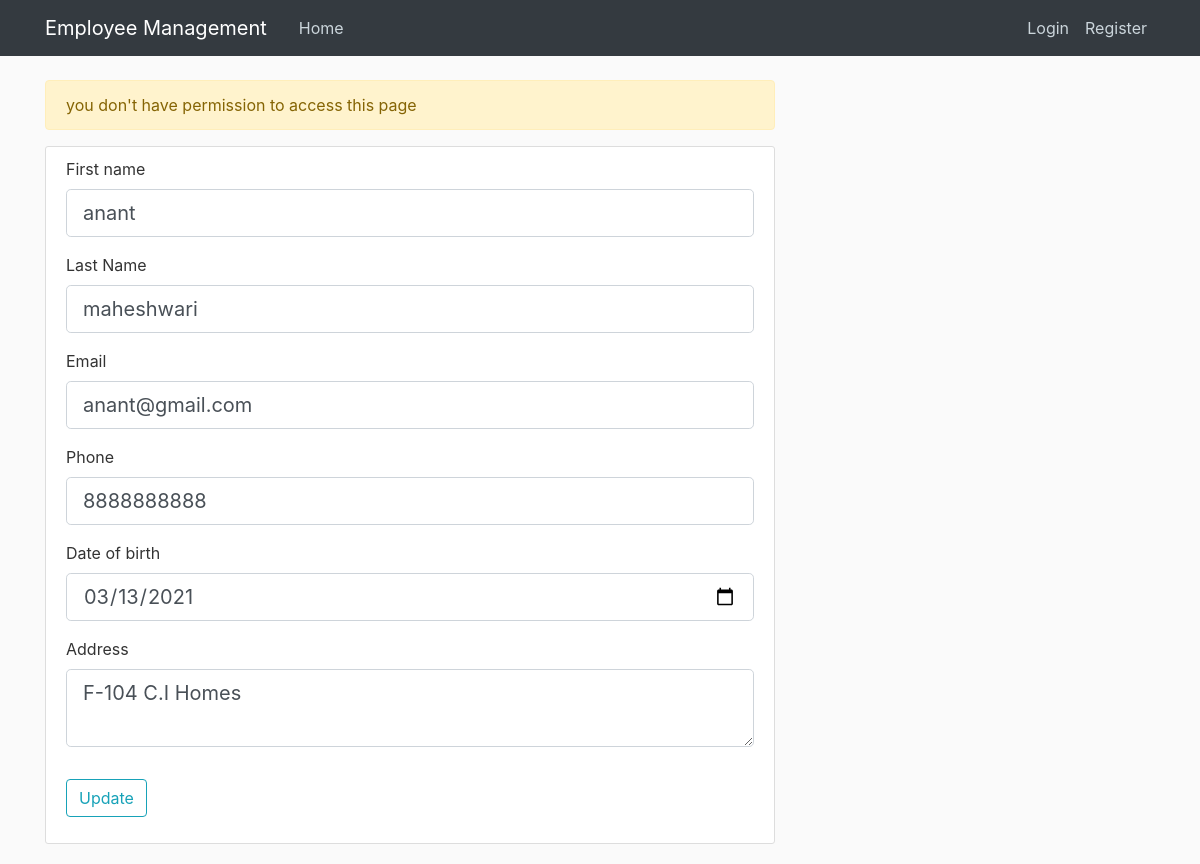
The app's page /employee/15/update (signed in) with its own data.
### employeemanagement/models.py (models this page shows, shortened)
class Employee(db.Model, UserMixin):
    id = db.Column(db.Integer, primary_key=True)
    FirstName = db.Column(db.String(20), nullable=False)
    LastName = db.Column(db.String(20), nullable=False)
    email = db.Column(db.String(120), unique=True, nullable=False)
    phone = db.Column(db.Integer, nullable=False)
    dob = db.Column(db.Date, nullable=False)
    address = db.Column(db.Text, nullable=False)
    isAdmin = db.Column(db.Boolean, nullable=False, default=False)
    password = db.Column(db.String(60), nullable=False)

### employeemanagement/routes.py (the view)
@app.route("/employee/<int:employee_id>/update", methods = ['GET', 'POST'])
@login_required
def update_employee(employee_id):
    if current_user.id != employee_id and current_user.isAdmin == False:
        flash("you don't have permission to access this page", 'warning')
        logout_user()
    employee = Employee.query.get_or_404(employee_id)
    form = UpdateForm()
    if form.validate_on_submit():
        employee.FirstName = form.FirstName.data
        employee.LastName = form.LastName.data
        if employee.email == form.email.data:
            employee.email = form.email.data
        else:
            user = Employee.query.filter_by(email=form.email.data).first()
            if user:
                flash("email already taken, Please enter different email id", 'danger')
                return redirect(url_for('update_employee',employee_id=employee_id))
            else:
                employee.email = form.email.data
        employee.phone = form.phone.data
        employee.dob = form.dob.data
        employee.address = form.address.data
        db.session.commit()
        flash("your details has been updated", 'success')
        if current_user.isAdmin:
            return redirect(url_for('master'))
        else:
            return redirect(url_for('details'))
    elif request.method == 'GET':
        form.FirstName.data = employee.FirstName
        form.LastName.data = employee.LastName
        form.email.data = employee.email
        form.phone.data = employee.phone
        form.dob.data = employee.dob
        form.address.data = employee.address
    return render_template('employee_detail.html', form=form)

### employeemanagement/forms.py
class UpdateForm(FlaskForm):
    FirstName = StringField('First name', validators=[DataRequired(), Length(min=2, max=20)])
    LastName = StringField('Last Name', validators=[DataRequired(), Length(min=2, max=20)])
    email = EmailField('Email', validators=[DataRequired(), Email()])
    phone = IntegerField('Phone', validators=[DataRequired()])
    dob = DateField('Date of birth', validators=[DataRequired()])
    address = TextAreaField('Address', validators=[DataRequired()])
    submit = SubmitField('Update')

### employeemanagement/models.py (called while the page is built)
@login_manager.user_loader
def load_user(user_id):
    return Employee.query.get(int(user_id))

### employeemanagement/templates/employee_detail.html (shortened to what this page needs)
{% extends "layout.html" %}
{% block content %}
    <div class="content-section">
        <form method="POST" action="">
            <fieldset class="form-group">
                <div class="form-group">
                    {{ form.FirstName.label(class="form-control-label") }}
                    {% if form.FirstName.errors %}
                        {{ form.FirstName(class="form-control form-control-lg is-invalid") }}
                        <div class="invalid-feedback">
                            {% for error in form.FirstName.errors %}
                                <span> {{ error }} </span>
                            {% endfor %}
                        </div>
                    {% else %}
                        {{ form.FirstName(class="form-control form-control-lg") }}
                    {% endif %}
                </div>
                <div class="form-group">
                    {{ form.LastName.label(class="form-control-label") }}
                    {% if form.LastName.errors %}
                        {{ form.LastName(class="form-control form-control-lg is-invalid") }}
                        <div class="invalid-feedback">
                            {% for error in form.LastName.errors %}
                                <span> {{ error }} </span>
                            {% endfor %}
                        </div>
                    {% else %}
                        {{ form.LastName(class="form-control form-control-lg") }}
                    {% endif %}
                </div>
                <div class="form-group">
                    {{ form.email.label(class="form-control-label") }}
                    {% if form.email.errors %}
                        {{ form.email(class="form-control form-control-lg is-invalid") }}
                        <div class="invalid-feedback">
                            {% for error in form.email.errors %}
                                <span> {{ error }} </span>
                            {% endfor %}
                        </div>
                    {% else %}
                        {{ form.email(class="form-control form-control-lg") }}
                    {% endif %}
                </div>
                <div class="form-group">
                    {{ form.phone.label(class="form-control-label") }}
                    {% if form.phone.errors %}
                        {{ form.phone(class="form-control form-control-lg is-invalid") }}
                        <div class="invalid-feedback">
                            {% for error in form.phone.errors %}
                                <span> {{ error }} </span>
                            {% endfor %}
                        </div>
                    {% else %}
                        {{ form.phone(class="form-control form-control-lg") }}
                    {% endif %}
                </div>
                <div class="form-group">
                    {{ form.dob.label(class="form-control-label") }}
                    {% if form.dob.errors %}
                        {{ form.dob(class="form-control form-control-lg is-invalid") }}
                        <div class="invalid-feedback">
                            {% for error in form.dob.errors %}
                                <span> {{ error }} </span>
                            {% endfor %}
                        </div>
                    {% else %}
                        {{ form.dob(class="form-control form-control-lg") }}
                    {% endif %}
                </div>
                <div class="form-group">
                    {{ form.address.label(class="form-control-label") }}
                    {% if form.address.errors %}
                        {{ form.address(class="form-control form-control-lg is-invalid") }}
                        <div class="invalid-feedback">
                            {% for error in form.address.errors %}
                                <span> {{ error }} </span>
                            {% endfor %}
                        </div>
                    {% else %}
                        {{ form.address(class="form-control form-control-lg") }}
                    {% endif %}
                </div>
            </fieldset>
            <div class="form-group">
                    {{ form.submit(class="btn btn-outline-info")}}
            </div>
        </form>
    </div>
{% endblock content %}

### employeemanagement/static/main.css (style rules this page uses)
body { background: #fafafa; color: #333333; margin-top: 5rem; }
.content-section { background: #ffffff; padding: 10px 20px; border: 1px solid #dddddd; border-radius: 3px; margin-bottom: 20px; }

### records on screen
Employee: FirstName "anant", LastName "maheshwari", email "anant@gmail.com", phone "8888888888", dob "03/13/2021", address "F-104 C.I Homes"

### other values on screen
{{ message }} "you don't have permission to access this page"
